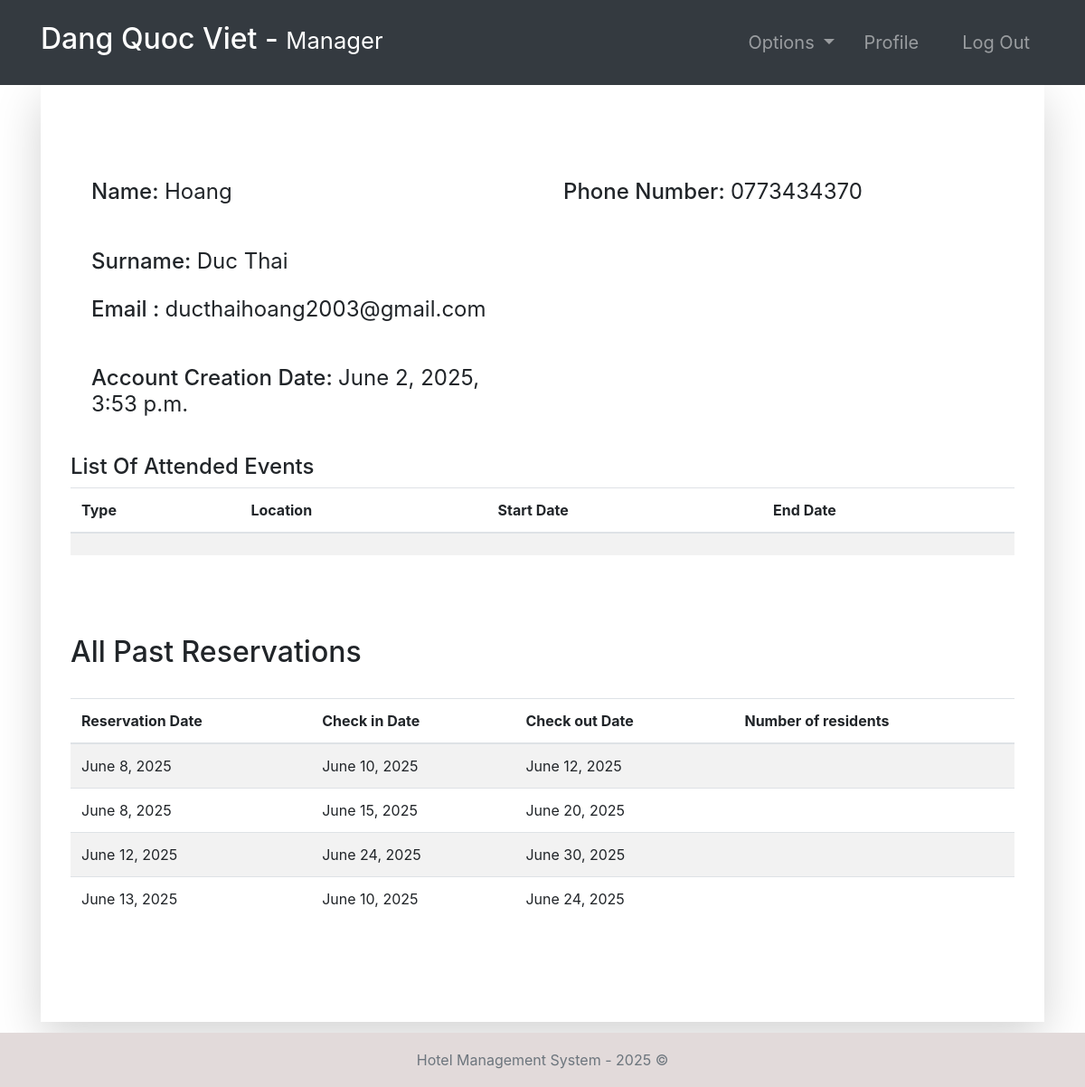
The app's page /guest-profile/2 (signed in) with its own data.
### accounts/models.py (models this page shows, shortened)
class Guest(models.Model):
    user = models.OneToOneField(User, null=True, on_delete=models.CASCADE)
    phoneNumber = PhoneNumberField(unique=True)

### hotel/models.py (models this page shows, shortened)
class EventAttendees(models.Model):
    event = models.ForeignKey(Event, on_delete=models.CASCADE)
    numberOfDependees = models.IntegerField(default=0)
    guest = models.ForeignKey(Guest,   null=True, on_delete=models.CASCADE)

### room/models.py (models this page shows, shortened)
class Booking(models.Model):
    roomNumber = models.ForeignKey(Room, on_delete=models.CASCADE)
    guest = models.ForeignKey(Guest, null=True, on_delete=models.CASCADE)
    dateOfReservation = models.DateField(default=timezone.now)
    startDate = models.DateField()
    endDate = models.DateField()

### accounts/views.py (the view, shortened to what this page needs)
# urls.py: path('guest-profile/<str:pk>', guest_profile, name="guest-profile"),
@login_required(login_url='login')
def guest_profile(request, pk):
    tempUser = User.objects.get(id=pk)
    guest = Guest.objects.get(user=tempUser)
    role = str(request.user.groups.all()[0])
    path = role + "/"
    eventAttendees = EventAttendees.objects.filter(guest=guest)
    bookings = Booking.objects.filter(guest=guest)
    context = {
        "role": role,
        "guest": guest,
        "eventAttendees": eventAttendees,
        "bookings": bookings
    }
    return render(request, path + "guest-profile.html", context)

### templates/manager/guest-profile.html
{% extends '../index.html' %}
{% block context %}
{% include '../common_pages/guest-profile.html' %}
{% endblock %}

### templates/incs/nav.html (shortened to what this page needs)
<nav class="navbar navbar-dark bg-dark navbar-expand-lg py-3 " role="navigation">
    <div class="container">
        <a href="" class="navbar-brand">
            <h2 class="text-capitalize">
                {{ request.user.first_name }} {{ request.user.last_name }} -
                <small>
                    {{ role }}
                </small>
            </h2>
        </a>
        <div class="collapse navbar-collapse" id="navbarTags">
            <ul class="navbar-nav ml-auto">
                <li class="nav-item dropdown p-2">
                    <a class="nav-link dropdown-toggle" href="#" id="navbarDropdown" role="button"
                        data-toggle="dropdown" aria-haspopup="true" aria-expanded="false">
                        Options
                    </a>
                </li>
                <li class="nav-item mr-3 p-2">
                    {% if role == 'staff' or role == 'receptionist' or role == 'admin' or role == 'manager' %}
                    <a href="{% url 'employee-profile' user.id %}" class="nav-link">Profile</a>
                    {% endif %}
                </li>
                <li class="nav-item p-2 ">
                    <a href="{% url 'logout' %}" class="nav-link">Log Out</a>
                </li>
            </ul>
        </div>
    </div>
</nav>

### templates/common_pages/guest-profile.html (shortened to what this page needs)
<div class="container">
    <div class="shadow-lg p-5">
        <div class="row mt-5">
            <div class="col-6">
                <form action="" method="POST">
                    <div class="p-2 h4">
                        <span>Name:</span>
                        {% if guest.user.id != request.user.id %}
                        <span class="font-weight-normal">{{guest.user.first_name}} </span>
                        {% else %}
                        <input type="text" class="form-control border border-secondary" id="id_first_name"
                            value="{{guest.user.first_name}}" name="first_name">
                        {% endif %}
                    </div>
                    <br>
                    <div class="p-2 h4">
                        <span>Surname:</span>
                        {% if guest.user.id != request.user.id %}
                        <span class="font-weight-normal"> {{guest.user.last_name}}</span>
                        {% else %}
                        <input type="text" class="form-control border border-secondary" id="id_last_name"
                            value="{{guest.user.last_name}}" name="last_name">
                        {% endif %}
                    </div>
                    <div class="p-2 h4">
                        <span>Email :</span>
                        <span class="font-weight-normal">{{guest.user.email}}</span>
                    </div>
                    <br>
                    <div class="p-2 h4">
                        <span>Account Creation Date:</span>
                        <span class="font-weight-normal">{{guest.user.date_joined}}</span>
                    </div>
            </div>
            <div class="col-6">
                <div class="p-2 h4">
                    <span>Phone Number: </span>
                    {% if guest.user.id != request.user.id %}
                    <span class="font-weight-normal">{{guest.phoneNumber}}</span>
                    {% else %}
                    <input type="text" class="form-control border border-secondary" id="id_phoneNumber"
                        value="{{guest.phoneNumber}}" name="phoneNumber">
                    {% endif %}
                </div>
                <br>
            </div>
        </div>
        <br>
        {% if eventAttendees.first != None %}
        <div class="row">
            <h4>List Of Attended Events</h4>
            <table class="table table-hover table-striped">
                <thead>
                    <tr>
                        <th>Type</th>
                        <th>Location</th>
                        <th>Start Date</th>
                        <th>End Date</th>
                    </tr>
                </thead>
                <tbody>
                    {% for eveAt in eventAttendees %}
                    <tr>
                        <td>{{eveAt.eventType}}</td>
                        <td>{{eveAt.location}}</td>
                        <td>{{eveAt.startDate}}</td>
                        <td>{{eveAt.endtDate}}</td>
                    </tr>
                    {% endfor %}
                </tbody>
            </table>
        </div>
        {% endif %}
        <br>
        <div class="row">
            <div class="table-responsive table-striped my-5">
                <div class="table-header row">
                    <div class="col-sm-12 col-md-12 col-lg-4 mb-4">
                        <h2>All Past Reservations</h2>
                    </div>
                </div>
                <table class="table table-hover">
                    <thead>
                        <tr>
                            <th>Reservation Date</th>
                            <th>Check in Date</th>
                            <th>Check out Date</th>
                            <th>Number of residents</th>
                        </tr>
                    </thead>
                    <tbody>
                        {% for bo in bookings %}
                        <tr>
                            <td>{{bo.dateOfReservation}}</td>
                            <td>{{bo.startDate}}</td>
                            <td>{{bo.endDate}}</td>
                            <td>{{bo.numOfResidents}}</td>
                        </tr>
                        {% endfor %}
                    </tbody>
                </table>
            </div>
        </div>
    </div>
</div>

### static/css/main.css (style rules this page uses)
* { margin: 0; padding: 0; -webkit-font-smoothing: antialiased; }
body { position: relative; }
nav .nav-item { font-size: 20px; }

### records on screen
Guest: user.first_name "Hoang", user.last_name "Duc Thai", user.email "ducthaihoang2003@gmail.com", user.date_joined "June 2, 2025, 3:53 p.m.", phoneNumber "0773434370"
Booking: dateOfReservation "June 8, 2025", startDate "June 10, 2025", endDate "June 12, 2025"
Booking: dateOfReservation "June 8, 2025", startDate "June 15, 2025", endDate "June 20, 2025"
Booking: dateOfReservation "June 12, 2025", startDate "June 24, 2025", endDate "June 30, 2025"
Booking: dateOfReservation "June 13, 2025", startDate "June 10, 2025", endDate "June 24, 2025"

### other values on screen
{{ request.user.first_name }} "Dang"
{{ request.user.last_name }} "Quoc Viet"
{{ role }} "Manager"
